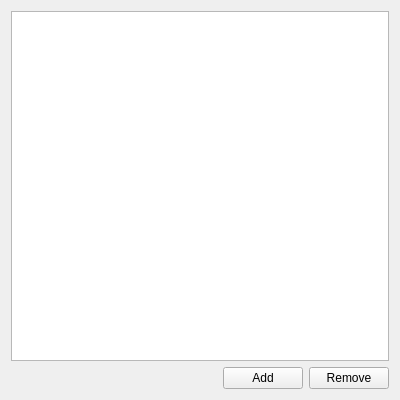
<?xml version="1.0" encoding="UTF-8"?>
<ui version="4.0">
 <class>DactMacrosWindow</class>
 <widget class="QWidget" name="DactMacrosWindow">
  <property name="geometry">
   <rect>
    <x>0</x>
    <y>0</y>
    <width>400</width>
    <height>400</height>
   </rect>
  </property>
  <property name="contextMenuPolicy">
   <enum>Qt::NoContextMenu</enum>
  </property>
  <property name="windowTitle">
   <string>Macros</string>
  </property>
  <layout class="QVBoxLayout" name="verticalLayout">
   <item>
    <widget class="QTableView" name="macrosTable"/>
   </item>
   <item>
    <layout class="QHBoxLayout" name="horizontalLayout">
     <item>
      <spacer name="spacer">
       <property name="orientation">
        <enum>Qt::Horizontal</enum>
       </property>
       <property name="sizeHint" stdset="0">
        <size>
         <width>40</width>
         <height>20</height>
        </size>
       </property>
      </spacer>
     </item>
     <item>
      <widget class="QPushButton" name="addButton">
       <property name="text">
        <string>Add</string>
       </property>
      </widget>
     </item>
     <item>
      <widget class="QPushButton" name="removeButton">
       <property name="text">
        <string>Remove</string>
       </property>
      </widget>
     </item>
    </layout>
   </item>
  </layout>
 </widget>
 <layoutdefault spacing="6" margin="11"/>
 <resources/>
 <connections/>
</ui>
